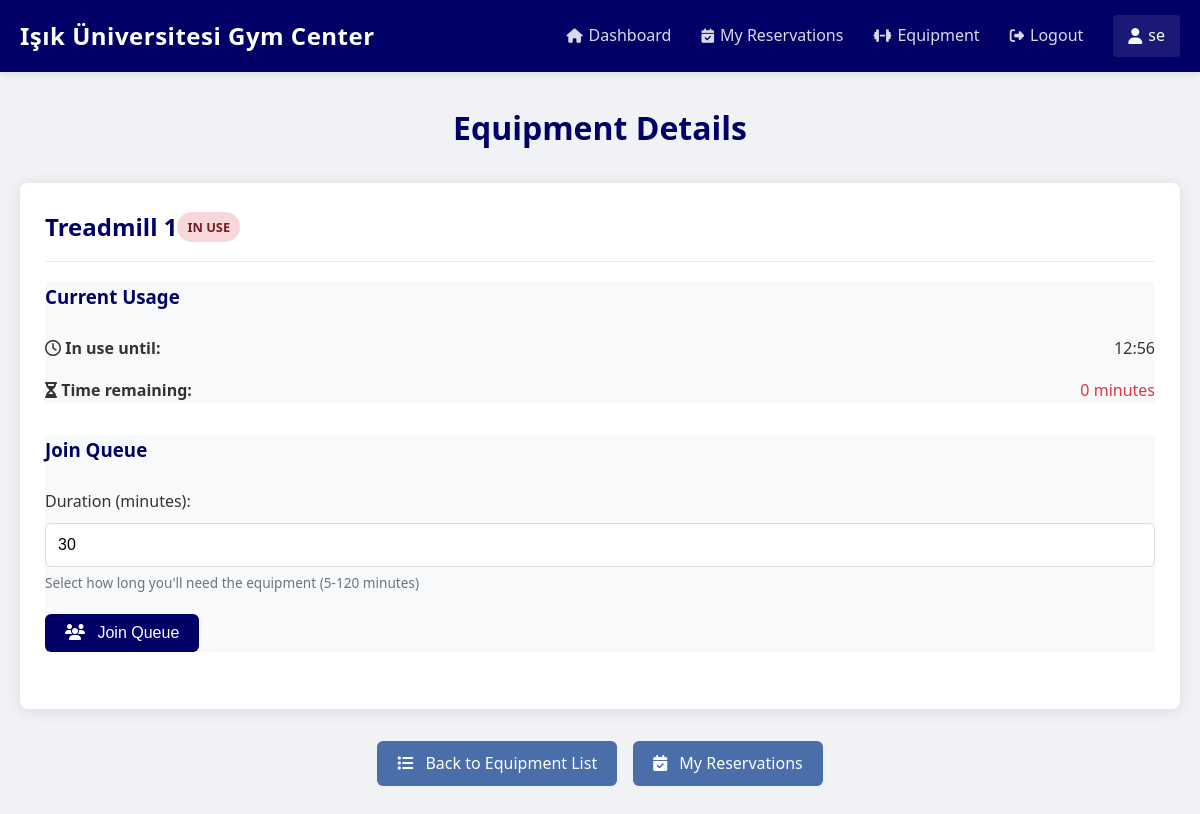
The page /gym/equipment/treadmill_1 (signed in) on the database its author committed.
### models/user.py (models this page shows, shortened)
class User(db.Model, UserMixin):
    __tablename__ = 'users'
    id = db.Column(db.Integer, primary_key=True)
    email = db.Column(db.String(120), unique=True, nullable=False)
    first_name = db.Column(db.String(50), nullable=False)
    last_name = db.Column(db.String(50), nullable=False)
    password_hash = db.Column(db.String(128))
    is_admin = db.Column(db.Boolean, default=False)
    created_at = db.Column(db.DateTime, default=datetime.utcnow)
    reservations = db.relationship('Reservation', backref='user', lazy=True)

### models/equipment.py (models this page shows, shortened)
class Equipment(db.Model):
    __tablename__ = 'equipment'
    id = db.Column(db.Integer, primary_key=True)
    name = db.Column(db.String(100), nullable=False)
    description = db.Column(db.Text, nullable=True)
    location = db.Column(db.String(100), nullable=False)
    qr_code = db.Column(db.String(100), unique=True, nullable=False)
    is_available = db.Column(db.Boolean, default=True)
    created_at = db.Column(db.DateTime, default=datetime.utcnow)
    updated_at = db.Column(db.DateTime, default=datetime.utcnow, onupdate=datetime.utcnow)
    reservations = db.relationship('EquipmentReservation', backref='equipment', lazy=True)

### models/equipment_reservation.py (models this page shows, shortened)
class EquipmentReservation(db.Model):
    __tablename__ = 'equipment_reservations'
    id = db.Column(db.Integer, primary_key=True)
    user_id = db.Column(db.Integer, db.ForeignKey('users.id'), nullable=False)
    equipment_id = db.Column(db.Integer, db.ForeignKey('equipment.id'), nullable=False)
    start_time = db.Column(db.DateTime, nullable=False)
    end_time = db.Column(db.DateTime, nullable=False)
    duration_minutes = db.Column(db.Integer, nullable=False)
    status = db.Column(db.String(20), default='active')
    queue_position = db.Column(db.Integer, default=0)
    created_at = db.Column(db.DateTime, default=datetime.utcnow)
    updated_at = db.Column(db.DateTime, default=datetime.utcnow, onupdate=datetime.utcnow)

### controllers/gym_controller.py (the view, shortened to what this page needs)
@gym_bp.route('/equipment/<qr_code>', methods=['GET'])
@login_required
def equipment_detail(qr_code):
    active_presence = Presence.query.filter_by(user_id=current_user.id, is_present=True).first()
    if not active_presence:
        flash('You need to check in to the gym first', 'warning')
        return redirect(url_for('gym.gym_entry_qr'))
    equipment = Equipment.query.filter_by(qr_code=qr_code).first()
    if not equipment:
        flash('Equipment not found', 'danger')
        return redirect(url_for('gym.equipment_list'))
    current_reservation = EquipmentReservation.query.filter_by(
        equipment_id=equipment.id,
        status='active',
        queue_position=0
    ).first()
    current_reservation = EquipmentReservation.query.filter_by(
        equipment_id=equipment.id,
        status='active',
        queue_position=0
    ).first()
    queue = EquipmentReservation.query.filter_by(
        equipment_id=equipment.id,
        status='active'
    ).filter(EquipmentReservation.queue_position > 0).order_by(EquipmentReservation.queue_position).all()
    user_reservation = EquipmentReservation.query.filter_by(
        equipment_id=equipment.id,
        user_id=current_user.id,
        status='active'
    ).first()
    now = datetime.now()
    return render_template(
        'gym/equipment_detail.html',
        equipment=equipment,
        current_reservation=current_reservation,
        queue=queue,
        user_reservation=user_reservation,
        now=now
    )

### templates/gym/equipment_detail.html (shortened to what this page needs)
{% extends "layout.html" %}
{% block content %}
<h1 class="page-title">Equipment Details</h1>
<div class="card">
    <div class="card-header">
        <div class="d-flex justify-content-between align-items-center">
            <h2 class="card-title">{{ equipment.name }}</h2>
            <span class="badge {% if equipment.is_available %}badge-success{% else %}badge-danger{% endif %}">
                {% if equipment.is_available %}Available{% else %}In Use{% endif %}
            </span>
        </div>
    </div>
    <div class="card-body">
        {% if not equipment.is_available and current_reservation %}
            <div class="bg-light p-3 mb-4 rounded">
                <h3 class="mb-3 text-primary">Current Usage</h3>
                <div class="d-flex justify-content-between mb-2">
                    <p><i class="far fa-clock"></i> <strong>In use until:</strong></p>
                    <p>{{ current_reservation.end_time.strftime('%H:%M') }}</p>
                </div>
                <div class="d-flex justify-content-between">
                    <p><i class="fas fa-hourglass-half"></i> <strong>Time remaining:</strong></p>
                    {% if now < current_reservation.end_time %}
                        {% set remaining_seconds = (current_reservation.end_time - now).total_seconds() %}
                        {% set remaining_minutes = (remaining_seconds / 60)|int %}
                        <p><span class="time-remaining" data-end-time="{{ current_reservation.end_time.isoformat() }}">{{ remaining_minutes }} minutes</span></p>
                    {% else %}
                        <p><span class="time-remaining" data-end-time="{{ current_reservation.end_time.isoformat() }}">0 minutes</span></p>
                    {% endif %}
                </div>
            </div>
        {% endif %}
        {% if user_reservation %}
            <div class="bg-light p-3 mb-4 rounded">
                <h3 class="mb-3 text-primary">Your Reservation</h3>
                <div class="d-flex justify-content-between mb-2">
                    <p><strong>Status:</strong></p>
                    <p>
                        {% if user_reservation.queue_position == 0 %}
                            <span class="badge badge-success">Currently using</span>
                        {% else %}
                            <span class="badge badge-warning">In queue (position {{ user_reservation.queue_position }})</span>
                        {% endif %}
                    </p>
                </div>
                <div class="d-flex justify-content-between mb-2">
                    <p><strong>Start time:</strong></p>
                    <p>{{ user_reservation.start_time.strftime('%H:%M') }}</p>
                </div>
                <div class="d-flex justify-content-between mb-2">
                    <p><strong>End time:</strong></p>
                    <p>{{ user_reservation.end_time.strftime('%H:%M') }}</p>
                </div>
                <div class="d-flex justify-content-between mb-3">
                    <p><strong>Duration:</strong></p>
                    <p>{{ user_reservation.duration_minutes }} minutes</p>
                </div>
                {% if user_reservation.queue_position == 0 %}
                    <div class="d-flex justify-content-between mb-3">
                        <p><strong>Time remaining:</strong></p>
                        {% if now < user_reservation.end_time %}
                            {% set remaining_seconds = (user_reservation.end_time - now).total_seconds() %}
                            {% set remaining_minutes = (remaining_seconds / 60)|int %}
                            <p><span class="time-remaining" data-end-time="{{ user_reservation.end_time.isoformat() }}">{{ remaining_minutes }} minutes</span></p>
                        {% else %}
                            <p><span class="time-remaining" data-end-time="{{ user_reservation.end_time.isoformat() }}">0 minutes</span></p>
                        {% endif %}
                    </div>
                {% endif %}
                <div class="d-flex justify-content-between flex-wrap gap-2">
                    <form action="{{ url_for('gym.cancel_reservation', reservation_id=user_reservation.id) }}" method="POST">
                        <button type="submit" class="btn btn-danger">
                            <i class="fas fa-times mr-1"></i> Cancel Reservation
                        </button>
                    </form>
                    {% if user_reservation.queue_position == 0 %}
                        <form action="{{ url_for('gym.update_reservation', reservation_id=user_reservation.id) }}" method="POST" class="d-flex gap-2">
                            <div class="form-group mb-0">
                                <label for="duration" class="form-label mb-0 mr-2">Decrease Duration:</label>
                                <input type="number" name="duration" id="duration" min="5" max="{{ user_reservation.duration_minutes }}"
                                       value="{{ user_reservation.duration_minutes }}" required class="form-control">
                            </div>
                            <button type="submit" class="btn btn-primary">
                                <i class="fas fa-sync-alt mr-1"></i> Update
                            </button>
                        </form>
                    {% endif %}
                </div>
            </div>
        {% else %}
            {% if equipment.is_available %}
                <div class="bg-light p-3 mb-4 rounded">
                    <h3 class="mb-3 text-primary">Reserve This Equipment</h3>
                    <form action="{{ url_for('gym.reserve_equipment', equipment_id=equipment.id) }}" method="POST">
                        <div class="form-group">
                            <label for="duration" class="form-label">Duration (minutes):</label>
                            <input type="number" name="duration" id="duration" min="5" max="120" value="30" required class="form-control">
                            <small class="form-hint">Select how long you need the equipment (5-120 minutes)</small>
                        </div>
                        <button type="submit" class="btn btn-success">
                            <i class="fas fa-check mr-1"></i> Reserve Now
                        </button>
                    </form>
                </div>
            {% elif not user_reservation %}
                <div class="bg-light p-3 mb-4 rounded">
                    <h3 class="mb-3 text-primary">Join Queue</h3>
                    <form action="{{ url_for('gym.reserve_equipment', equipment_id=equipment.id) }}" method="POST">
                        <div class="form-group">
                            <label for="duration" class="form-label">Duration (minutes):</label>
                            <input type="number" name="duration" id="duration" min="5" max="120" value="30" required class="form-control">
                            <small class="form-hint">Select how long you'll need the equipment (5-120 minutes)</small>
                        </div>
                        <button type="submit" class="btn btn-primary">
                            <i class="fas fa-users mr-1"></i> Join Queue
                        </button>
                    </form>
                </div>
            {% endif %}
        {% endif %}
    </div>
</div>
<div class="d-flex justify-content-center gap-2 mt-4">
    <a href="{{ url_for('gym.equipment_list') }}" class="btn btn-secondary">
        <i class="fas fa-list mr-1"></i> Back to Equipment List
    </a>
    <a href="{{ url_for('gym.my_reservations') }}" class="btn btn-secondary">
        <i class="fas fa-calendar-check mr-1"></i> My Reservations
    </a>
</div>
{% endblock %}

### templates/layout.html (shortened to what this page needs)
<!DOCTYPE html>
<html lang="en">
<head>
    <link rel="stylesheet" href="{{ url_for('static', filename='css/main.css') }}">
    <link rel="stylesheet" href="https://cdnjs.cloudflare.com/ajax/libs/font-awesome/6.2.0/css/all.min.css">
</head>
<body class="{% block body_class %}{% endblock %}">
    <header class="main-header">
        <div class="container">
            <div class="logo">
                <a href="{{ url_for('main.dashboard') }}">Işık Üniversitesi Gym Center</a>
            </div>
            <nav class="main-nav">
                {% if current_user.is_authenticated %}
                    <ul class="nav-links">
                        <li><a href="{{ url_for('main.dashboard') }}" class="nav-link"><i class="fas fa-home"></i> Dashboard</a></li>
                        <li><a href="{{ url_for('gym.my_reservations') }}" class="nav-link"><i class="fas fa-calendar-check"></i> My Reservations</a></li>
                        <li><a href="{{ url_for('gym.equipment_list') }}" class="nav-link"><i class="fas fa-dumbbell"></i> Equipment</a></li>
                        <li><a href="{{ url_for('auth.logout') }}" class="nav-link"><i class="fas fa-sign-out-alt"></i> Logout</a></li>
                        <li class="user-info"><i class="fas fa-user"></i> {{ current_user.first_name }}</li>
                    </ul>
                {% else %}
                    <ul class="nav-links">
                        <li><a href="{{ url_for('auth.login') }}" class="nav-link"><i class="fas fa-sign-in-alt"></i> Login</a></li>
                        <li><a href="{{ url_for('auth.register') }}" class="nav-link"><i class="fas fa-user-plus"></i> Register</a></li>
                    </ul>
                {% endif %}
            </nav>
        </div>
    </header>
    <main class="main-content">
        <div class="container">
            {% block content %}{% endblock %}
        </div>
    </main>
</body>
</html>

### rows shown on the page
User: first_name "se"
Equipment: name "Treadmill 1"
EquipmentReservation: end_time "12:56"
